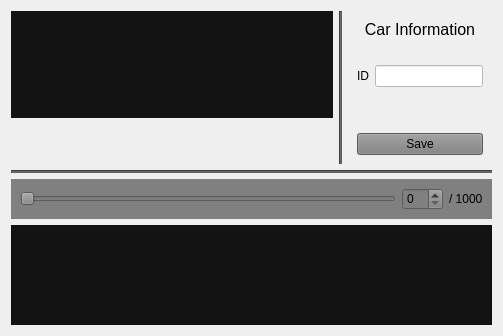
      <widget class="QWidget" name="fixTab">
       <attribute name="title">
        <string>Data Fix Tool</string>
       </attribute>
       <layout class="QGridLayout" name="gridLayout">
        <item row="3" column="0" colspan="3">
         <widget class="Line" name="line_2">
          <property name="styleSheet">
           <string notr="true">background-color: #5D5D5D</string>
          </property>
          <property name="lineWidth">
           <number>1</number>
          </property>
          <property name="orientation">
           <enum>Qt::Horizontal</enum>
          </property>
         </widget>
        </item>
        <item row="2" column="0">
         <widget class="QWidget" name="videoControls" native="true">
          <property name="sizePolicy">
           <sizepolicy hsizetype="Preferred" vsizetype="Preferred">
            <horstretch>0</horstretch>
            <verstretch>0</verstretch>
           </sizepolicy>
          </property>
          <layout class="QHBoxLayout" name="horizontalLayout_2">
           <item>
            <layout class="QHBoxLayout" name="horizontalLayout">
             <item>
              <spacer name="horizontalSpacer">
               <property name="orientation">
                <enum>Qt::Horizontal</enum>
               </property>
               <property name="sizeHint" stdset="0">
                <size>
                 <width>40</width>
                 <height>20</height>
                </size>
               </property>
              </spacer>
             </item>
             <item>
              <widget class="QPushButton" name="videoStopBtn">
               <property name="text">
                <string/>
               </property>
               <property name="icon">
                <iconset>
                 <normaloff>../icons/PlayerStop.png</normaloff>../icons/PlayerStop.png</iconset>
               </property>
               <property name="flat">
                <bool>true</bool>
               </property>
              </widget>
             </item>
             <item>
              <widget class="QPushButton" name="videoPreviousBtn">
               <property name="text">
                <string/>
               </property>
               <property name="icon">
                <iconset>
                 <normaloff>../icons/PlayerPrevious.png</normaloff>../icons/PlayerPrevious.png</iconset>
               </property>
               <property name="flat">
                <bool>true</bool>
               </property>
              </widget>
             </item>
             <item>
              <widget class="QPushButton" name="videoPlayBtn">
               <property name="text">
                <string/>
               </property>
               <property name="icon">
                <iconset>
                 <normaloff>../icons/PlayerPlay.png</normaloff>../icons/PlayerPlay.png</iconset>
               </property>
               <property name="flat">
                <bool>true</bool>
               </property>
              </widget>
             </item>
             <item>
              <widget class="QPushButton" name="videoPauseBtn">
               <property name="text">
                <string/>
               </property>
               <property name="icon">
                <iconset>
                 <normaloff>../icons/PlayerPause.png</normaloff>../icons/PlayerPause.png</iconset>
               </property>
               <property name="flat">
                <bool>true</bool>
               </property>
              </widget>
             </item>
             <item>
              <widget class="QPushButton" name="videoNextBtn">
               <property name="text">
                <string/>
               </property>
               <property name="icon">
                <iconset>
                 <normaloff>../icons/PlayerNext.png</normaloff>../icons/PlayerNext.png</iconset>
               </property>
               <property name="flat">
                <bool>true</bool>
               </property>
              </widget>
             </item>
             <item>
              <spacer name="horizontalSpacer_2">
               <property name="orientation">
                <enum>Qt::Horizontal</enum>
               </property>
               <property name="sizeHint" stdset="0">
                <size>
                 <width>40</width>
                 <height>20</height>
                </size>
               </property>
              </spacer>
             </item>
            </layout>
           </item>
          </layout>
         </widget>
        </item>
        <item row="1" column="2" rowspan="2">
         <widget class="QWidget" name="sideWidget" native="true">
          <layout class="QVBoxLayout" name="verticalLayout_2">
           <item>
            <layout class="QGridLayout" name="gridLayout_2">
             <item row="1" column="0" colspan="2">
              <spacer name="verticalSpacer_2">
               <property name="orientation">
                <enum>Qt::Vertical</enum>
               </property>
               <property name="sizeType">
                <enum>QSizePolicy::Fixed</enum>
               </property>
               <property name="sizeHint" stdset="0">
                <size>
                 <width>20</width>
                 <height>20</height>
                </size>
               </property>
              </spacer>
             </item>
             <item row="3" column="0" colspan="2">
              <spacer name="verticalSpacer">
               <property name="orientation">
                <enum>Qt::Vertical</enum>
               </property>
               <property name="sizeType">
                <enum>QSizePolicy::Fixed</enum>
               </property>
               <property name="sizeHint" stdset="0">
                <size>
                 <width>20</width>
                 <height>40</height>
                </size>
               </property>
              </spacer>
             </item>
             <item row="2" column="0">
              <widget class="QLabel" name="label">
               <property name="text">
                <string>ID</string>
               </property>
              </widget>
             </item>
             <item row="4" column="0" colspan="2">
              <widget class="QPushButton" name="carInfoSaveBtn">
               <property name="autoFillBackground">
                <bool>false</bool>
               </property>
               <property name="styleSheet">
                <string notr="true">background-color: gray</string>
               </property>
               <property name="text">
                <string>Save</string>
               </property>
              </widget>
             </item>
             <item row="0" column="0" colspan="2">
              <widget class="QLabel" name="label_2">
               <property name="sizePolicy">
                <sizepolicy hsizetype="Preferred" vsizetype="Fixed">
                 <horstretch>0</horstretch>
                 <verstretch>0</verstretch>
                </sizepolicy>
               </property>
               <property name="layoutDirection">
                <enum>Qt::LeftToRight</enum>
               </property>
               <property name="text">
                <string>&lt;html&gt;&lt;head/&gt;&lt;body&gt;&lt;p align=&quot;center&quot;&gt;&lt;span style=&quot; font-size:12pt;&quot;&gt;Car Information&lt;/span&gt;&lt;/p&gt;&lt;/body&gt;&lt;/html&gt;</string>
               </property>
               <property name="textFormat">
                <enum>Qt::RichText</enum>
               </property>
              </widget>
             </item>
             <item row="2" column="1">
              <widget class="QLineEdit" name="carIDEdit">
               <property name="sizePolicy">
                <sizepolicy hsizetype="Minimum" vsizetype="Fixed">
                 <horstretch>0</horstretch>
                 <verstretch>0</verstretch>
                </sizepolicy>
               </property>
               <property name="autoFillBackground">
                <bool>false</bool>
               </property>
               <property name="styleSheet">
                <string notr="true">background-color: white</string>
               </property>
              </widget>
             </item>
            </layout>
           </item>
          </layout>
         </widget>
        </item>
        <item row="1" column="1" rowspan="2">
         <widget class="Line" name="line">
          <property name="styleSheet">
           <string notr="true">background-color: #5D5D5D</string>
          </property>
          <property name="orientation">
           <enum>Qt::Vertical</enum>
          </property>
         </widget>
        </item>
        <item row="4" column="0" colspan="3">
         <widget class="QWidget" name="videoFrames" native="true">
          <property name="styleSheet">
           <string notr="true">background-color: gray</string>
          </property>
          <layout class="QHBoxLayout" name="horizontalLayout_4">
           <item>
            <widget class="QSlider" name="framesSlider">
             <property name="autoFillBackground">
              <bool>false</bool>
             </property>
             <property name="styleSheet">
              <string notr="true">background-color: gray</string>
             </property>
             <property name="orientation">
              <enum>Qt::Horizontal</enum>
             </property>
             <property name="tickPosition">
              <enum>QSlider::NoTicks</enum>
             </property>
            </widget>
           </item>
           <item>
            <widget class="QSpinBox" name="frameSpinBox">
             <property name="styleSheet">
              <string notr="true">background-color: gray
</string>
             </property>
            </widget>
           </item>
           <item>
            <widget class="QLabel" name="framesCountLabel">
             <property name="text">
              <string>/ 1000</string>
             </property>
            </widget>
           </item>
          </layout>
         </widget>
        </item>
        <item row="1" column="0">
         <widget class="QWidget" name="videoParent" native="true">
          <property name="sizePolicy">
           <sizepolicy hsizetype="Expanding" vsizetype="Expanding">
            <horstretch>0</horstretch>
            <verstretch>0</verstretch>
           </sizepolicy>
          </property>
          <property name="styleSheet">
           <string notr="true">background-color: #131313</string>
          </property>
          <layout class="QGridLayout" name="gridLayout_5">
           <property name="leftMargin">
            <number>0</number>
           </property>
           <property name="topMargin">
            <number>0</number>
           </property>
           <property name="rightMargin">
            <number>0</number>
           </property>
           <property name="bottomMargin">
            <number>0</number>
           </property>
           <item row="0" column="0">
            <layout class="QGridLayout" name="gridLayout_4"/>
           </item>
          </layout>
         </widget>
        </item>
        <item row="5" column="0" colspan="3">
         <widget class="QListWidget" name="neighborFrames">
          <property name="sizePolicy">
           <sizepolicy hsizetype="Expanding" vsizetype="Maximum">
            <horstretch>0</horstretch>
            <verstretch>0</verstretch>
           </sizepolicy>
          </property>
          <property name="maximumSize">
           <size>
            <width>16777215</width>
            <height>100</height>
           </size>
          </property>
          <property name="styleSheet">
           <string notr="true">background-color: #131313;
color: white;</string>
          </property>
          <property name="iconSize">
           <size>
            <width>128</width>
            <height>128</height>
           </size>
          </property>
          <property name="flow">
           <enum>QListView::LeftToRight</enum>
          </property>
          <property name="isWrapping" stdset="0">
           <bool>false</bool>
          </property>
          <property name="viewMode">
           <enum>QListView::IconMode</enum>
          </property>
         </widget>
        </item>
       </layout>
      </widget>
